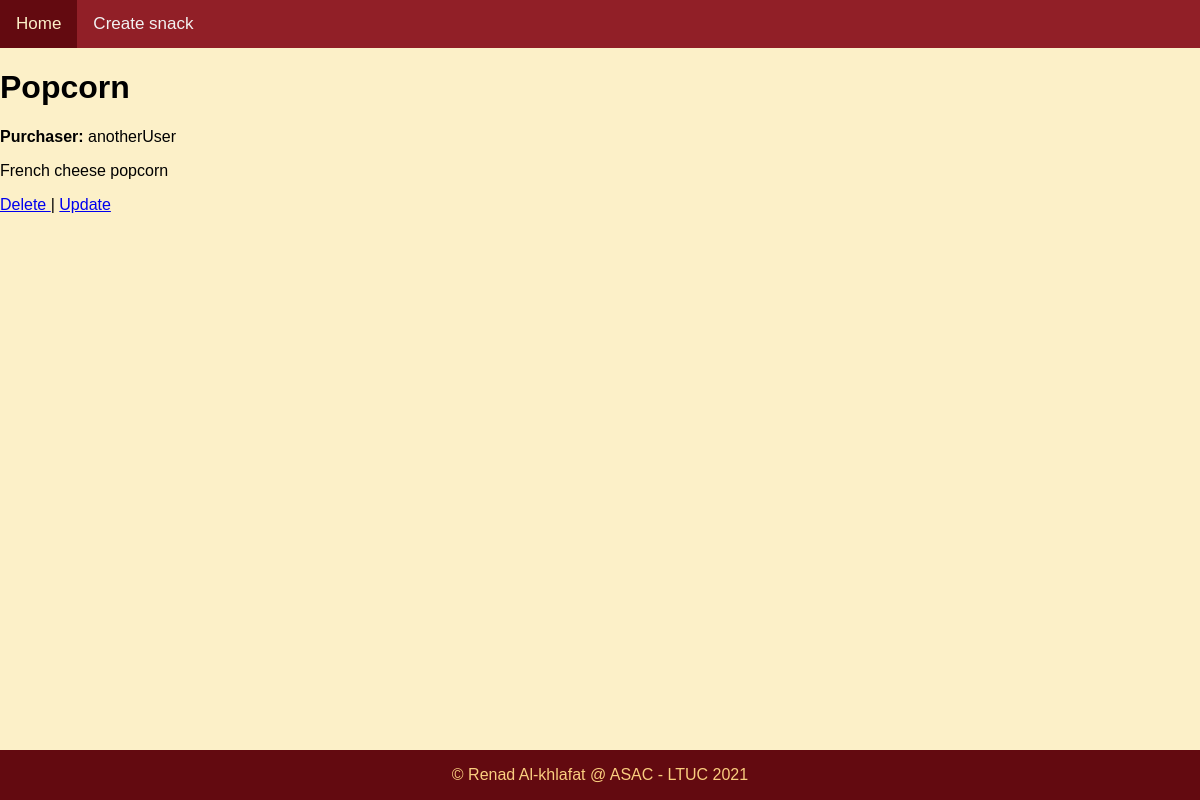
Screenshot of /3/ with the database file from the repository.
### snacks/models.py (models this page shows, shortened)
class Snack(models.Model):
    title = models.CharField(max_length=64)
    purchaser = models.ForeignKey(get_user_model(),on_delete=models.CASCADE)
    description = models.TextField()
    def __str__(self):
        return self.title

### snacks/views.py (the view)
# urls.py: path('<int:pk>/' ,SnackDetailView.as_view(), name='snack-details'),
class SnackDetailView(DetailView):
    template_name = 'details_list.html'
    model = Snack
    context_object_name = 'snack_detail'

### templates/details_list.html
{% extends "base.html" %}
{% block content%}
<h1>{{ snack_detail }} </h1>
<p><b>Purchaser:</b> {{ snack_detail.purchaser }}</p>
<p>{{ snack_detail.description }}</p>
<a href="{% url  'delete-snack' snack_detail.pk  %}">Delete </a> | <a href="{% url  'update-snack' snack_detail.pk  %}">Update</a>
{% endblock %}

### templates/base.html (style rules this page uses)
body { margin: 0; font-family: Arial, Helvetica, sans-serif; background-color:#FCF0C8 }

### rows the page displays
Snack: title "Popcorn", purchaser "anotherUser", description "French cheese popcorn"
